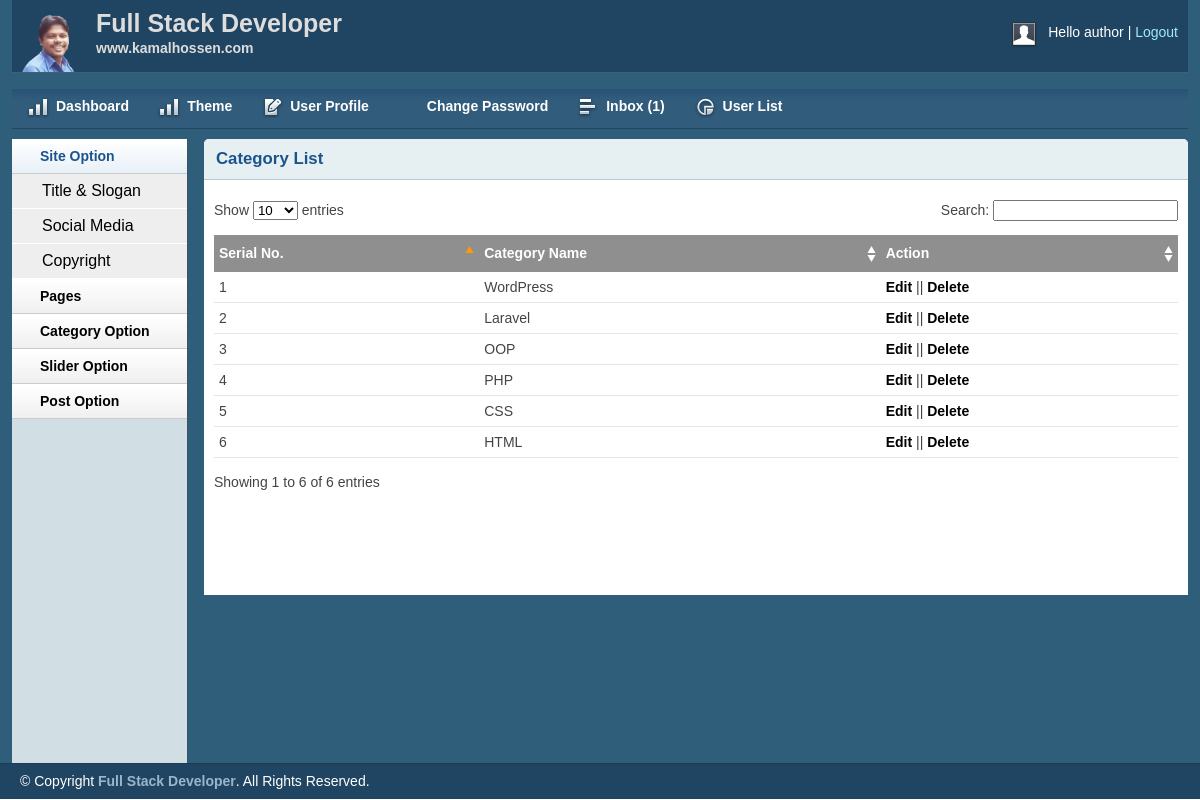
Screenshot of /admin/catlist.php (signed in) with the database file from the repository.
### tables this page shows
CREATE TABLE `tbl_category` (
  `id` int(11) NOT NULL,
  `name` varchar(50) NOT NULL
);

### lib/Database.php (called while the page is built, shortened)
<?php
Class Database{
	public $host   = DB_HOST;
	public $user   = DB_USER;
	public $pass   = DB_PASS;
	public $dbname = DB_NAME;
	public $link;
    private function connectDB(){
        $this->link = new mysqli($this->host, $this->user, $this->pass, $this->dbname);
    }
	public function select($query){
		$result = $this->link->query($query) or die($this->link->error.__LINE__);
		if($result->num_rows > 0){
			return $result;
		} else {
			return false;
		}
	}
}

### admin/catlist.php (the view, shortened to what this page needs)
<?php
include ('inc/header.php');
include ('inc/sidebar.php');
?>
        <div class="grid_10">
            <div class="box round first grid">
                <h2>Category List</h2>
                <div class="block">
                    <table class="data display datatable" id="example">
					<thead>
						<tr>
							<th>Serial No.</th>
							<th>Category Name</th>
							<th>Action</th>
						</tr>
					</thead>
					<tbody>
                    <?php
                    $query = "SELECT * FROM tbl_category order by id desc ";
                    $category = $db->select($query);
                    if ($category){
                        $i=0;
                        while ($result = $category->fetch_assoc()){
                            $i++;
                    ?>
						<tr class="odd gradeX">
							<td><?php echo $i; ?></td>
							<td><?php echo $result['name']; ?></td>
							<td><a href="editcat.php?catid=<?php echo $result['id']; ?>">Edit</a> ||
                                <a onclick="return confirm ('Are you sure to delete this?'); " href="?delcat=<?php echo $result['id']; ?>">Delete</a>
                            </td>
						</tr>
                    <?php  }
                    } ?>
					</tbody>
				</table>
               </div>
            </div>
        </div>
    </div>
<?php
include ('inc/footer.php');
?>

### admin/css/layout.css (style rules this page uses)
body { background: #fff none repeat scroll 0 0; color: #444; font-size: 14px; padding: 0; }
a { color: #000; font-weight:bold; text-decoration: none; }
h1, h2, h3, h4, h5, h6 { line-height:1.2em; margin-bottom:.3em; }
h2 { margin-top:1em; }
.box { background:#fff; margin-bottom:20px; padding:10px 10px 10px 10px; margin-left:-8px; }
.box.grid { padding-bottom:40px; }
.box.round { -moz-border-radius: 5px 5px 0px 0px; -webkit-border-radius: 5px 5px 0px 0px; border-radius: 5px 5px 0px 0px; }
.box h2 { font-size:1.2em; font-weight:bold; color:#1B548D; background:#E6F0F3; margin:-10px -10px 0 -10px; padding:10px 12px; border-bottom:1px solid #B3CBD6; -moz-border-radius: 5px 5px 0px 0px; -webkit-border-radius: 5px 5px 0px 0px; border-radius: 5px 5px 0px 0px; }
.box.first { min-height: 406px; }
.block { padding-top:20px; }
.block { padding-bottom:1px; }
table.display { margin: 0 auto; clear: both; width: 100%; }
.sorting_asc { background: #8f8f8f url(../img/table/sort_asc.png) no-repeat center right; padding:8px 5px; text-align:left; color:#fff; }
.sorting { background:#8f8f8f url(../img/table/sort_both.png) no-repeat center right; padding:8px 5px; text-align:left; color:#fff; }
tr.odd { height: 30px; line-height: 30px; border-bottom:1px solid #e6e6e6; }
tr.even { height: 30px; line-height: 30px; border-bottom:1px solid #e6e6e6; }
tr.odd td, tr.even td { padding-left:5px; }

### rows the page displays
tbl_category: name "WordPress"
tbl_category: name "Laravel"
tbl_category: name "OOP"
tbl_category: name "PHP"
tbl_category: name "CSS"
tbl_category: name "HTML"

### other values shown
Session::get('username') "author"
$count "1"
